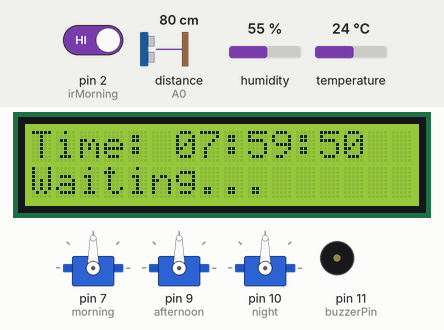
The sketch below on a simulated Arduino Uno, built with avr-gcc and run on an emulated ATmega328P. Shown: 3 × servo, 16×2 character LCD, buzzer (waves = sounding, pin HIGH). Wiring (inferred from the names in the program): ultrasonic range finder: trigger pin 13; echo A0. The test bench sets the inputs (shaded band); at power-on: humidity 55 %, distance to the obstacle (sensor on A0) 80 cm, temperature 24 °C, pin 2 (irMorning) HIGH. The echo pulse lasts 58.3 µs per cm; pins used as bus, display or sensor lines are not drawn; what the sketch prints to the serial monitor is not drawn.

Above: at 3.2 s.
3.3 s: humidity set to 59 %
5.8 s: humidity set to 62 %
At 7.1 s:
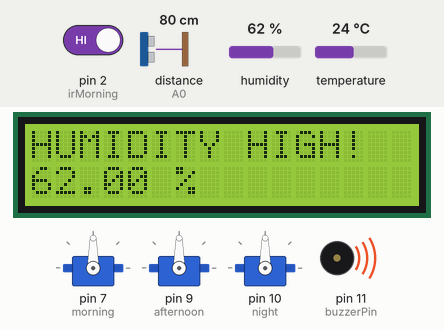
13.0 s: humidity set to 22 %
At 14.2 s:
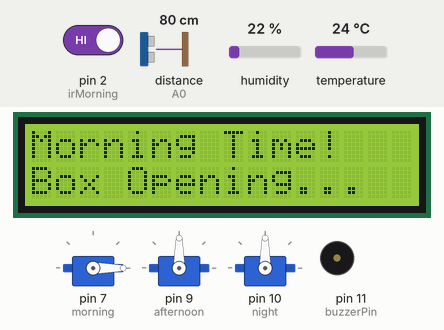
16.4 s: distance to the obstacle (sensor on A0) set to 120 cm
At 17.3 s:
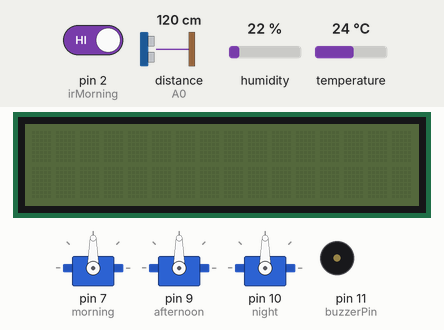
18.4 s: temperature set to 39 °C
20.8 s: temperature set to 42 °C
At 22.0 s:
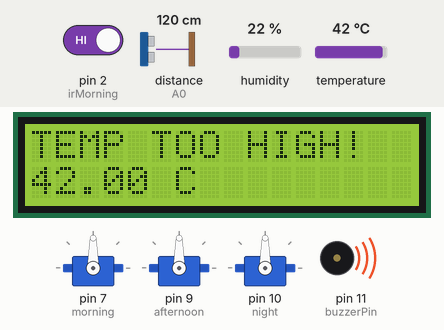
Timing chart, 0 to 29.0 s (numbered marks = the images above; inputs shaded):
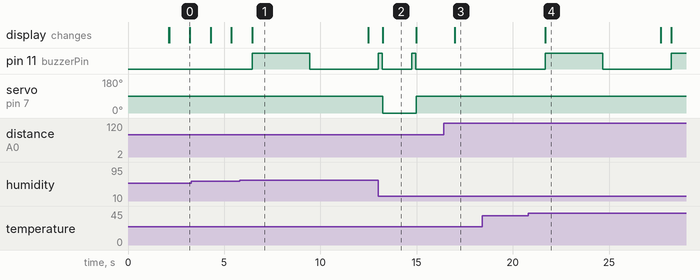

The sketch:

Automatic-Medicine-Dispenser.ino
```cpp
  #include <Servo.h>
#include <Wire.h>
#include <LiquidCrystal_I2C.h>
#include <ThreeWire.h>
#include <RtcDS1302.h>
#include <DHT.h>

// Servos
Servo morning;
Servo afternoon;
Servo night;

int closedAngle = 90;
int openAngle = 0;

// IR Sensor pins
int irMorning   = 2;
int irAfternoon = 3;
int irNight     = 8;

// Buzzer
int buzzerPin = 11;

// DHT11
#define DHTPIN A1
#define DHTTYPE DHT11
DHT dht(DHTPIN, DHTTYPE);

// Ultrasonic
#define TRIGPIN 13
#define ECHOPIN A0
#define PERSON_DISTANCE 100  // cm

// Flags
bool morningDone     = false;
bool afternoonDone   = false;
bool nightDone       = false;
bool morningTaken    = false;
bool afternoonTaken  = false;
bool nightTaken      = false;

// *** TEST VALUES ***
int testHour   = 7;
int testMinute = 59;
int testSecond = 50;

unsigned long startMillis = 0;

LiquidCrystal_I2C lcd(0x27, 16, 2);

ThreeWire myWire(4, 5, 6);
RtcDS1302<ThreeWire> Rtc(myWire);

// ---- Beeps ----
void singleBeep() {
  digitalWrite(buzzerPin, HIGH); delay(200); digitalWrite(buzzerPin, LOW);
}

void tripleBeep() {
  for (int i = 0; i < 3; i++) {
    digitalWrite(buzzerPin, HIGH); delay(200); digitalWrite(buzzerPin, LOW);
    delay(200);
  }
}

void longBeep() {
  digitalWrite(buzzerPin, HIGH); delay(3000); digitalWrite(buzzerPin, LOW);
}

// ---- Ultrasonic ----
float getDistance() {
  digitalWrite(TRIGPIN, LOW);
  delayMicroseconds(2);
  digitalWrite(TRIGPIN, HIGH);
  delayMicroseconds(10);
  digitalWrite(TRIGPIN, LOW);
  long duration = pulseIn(ECHOPIN, HIGH, 30000);
  return duration * 0.034 / 2;
}

bool isPersonNearby() {
  float dist = getDistance();
  return (dist > 0 && dist < PERSON_DISTANCE);
}

// ---- Storage Conditions ----
void checkStorageConditions() {
  float temp = dht.readTemperature();
  float hum  = dht.readHumidity();
  Serial.print("Temp: "); Serial.println(temp);
  Serial.print("Hum: ");  Serial.println(hum);

  if (isnan(temp) || isnan(hum)) return;

  if (temp > 40.0) {
    lcd.backlight();
    lcd.clear();
    lcd.setCursor(0, 0);
    lcd.print("TEMP TOO HIGH!");
    lcd.setCursor(0, 1);
    lcd.print(temp); lcd.print(" C");
    longBeep();
    delay(3000);
  }

  if (hum > 60.0) {
    lcd.backlight();
    lcd.clear();
    lcd.setCursor(0, 0);
    lcd.print("HUMIDITY HIGH!");
    lcd.setCursor(0, 1);
    lcd.print(hum); lcd.print(" %");
    longBeep();
    delay(3000);
  }
}

// ---- Person Display ----
void showPersonDisplay(int h, int m, int s) {
  lcd.clear();
  lcd.setCursor(0, 0);
  lcd.print("Time: ");
  lcd.print(h < 10 ? "0" : ""); lcd.print(h);
  lcd.print(":");
  lcd.print(m < 10 ? "0" : ""); lcd.print(m);
  lcd.print(":");
  lcd.print(s < 10 ? "0" : ""); lcd.print(s);
  lcd.setCursor(0, 1);
  lcd.print("Waiting...");
}

// ---- Wait for Medicine ----
void waitForMedicineTaken(int irPin, Servo &servo, String label, bool &takenFlag) {
  while (digitalRead(irPin) == LOW) {
    lcd.backlight();
    lcd.clear();
    lcd.setCursor(0, 0);
    lcd.print("Take your");
    lcd.setCursor(0, 1);
    lcd.print(label + " medicine!");
    tripleBeep();
    delay(5000);
  }

  takenFlag = true;
  singleBeep();
  servo.write(closedAngle);
  lcd.clear();
  lcd.setCursor(0, 0);
  lcd.print("Medicine Taken!");
  lcd.setCursor(0, 1);
  lcd.print("Box Closed.");
  delay(2000);
}

// ---- Open Compartment ----
void openCompartment(Servo &servo, int irPin, String label, bool &takenFlag) {
  singleBeep();
  servo.write(openAngle);

  lcd.backlight();
  lcd.clear();
  lcd.setCursor(0, 0);
  lcd.print(label + " Time!");
  lcd.setCursor(0, 1);
  lcd.print("Box Opening...");
  delay(1500);

  waitForMedicineTaken(irPin, servo, label, takenFlag);
}

void setup() {
  Serial.begin(9600);
  morning.attach(7);
  afternoon.attach(9);
  night.attach(10);

  morning.write(closedAngle);
  afternoon.write(closedAngle);
  night.write(closedAngle);

  pinMode(irMorning,   INPUT);
  pinMode(irAfternoon, INPUT);
  pinMode(irNight,     INPUT);
  pinMode(buzzerPin,   OUTPUT);
  pinMode(TRIGPIN,     OUTPUT);
  pinMode(ECHOPIN,     INPUT);

  dht.begin();

  lcd.init();
  lcd.backlight();
  lcd.setCursor(0, 0);
  lcd.print("Medicine Box");
  lcd.setCursor(0, 1);
  lcd.print("Ready!");
  delay(2000);
  lcd.noBacklight();  // turn off after startup

  Rtc.Begin();
  RtcDateTime compiled = RtcDateTime(__DATE__, __TIME__);
  Rtc.SetDateTime(compiled);

  startMillis = millis();
}

void loop() {
  unsigned long elapsed = (millis() - startMillis) / 1000;

  long totalSeconds = (long)testHour * 3600 + (long)testMinute * 60 + testSecond + elapsed;

  int h = (totalSeconds / 3600) % 24;
  int m = (totalSeconds % 3600) / 60;
  int s = totalSeconds % 60;

  // reset flags at midnight
  if (h == 0 && m == 0 && s == 0) {
    morningDone    = false;
    afternoonDone  = false;
    nightDone      = false;
    morningTaken   = false;
    afternoonTaken = false;
    nightTaken     = false;
  }

  // always check storage conditions
  checkStorageConditions();

  // Morning - 8:00 AM
  if (h == 8 && m == 0 && !morningDone) {
    morningDone = true;
    lcd.backlight();
    openCompartment(morning, irMorning, "Morning", morningTaken);
  }

  // Afternoon - 2:00 PM
  if (h == 14 && m == 0 && !afternoonDone) {
    afternoonDone = true;
    lcd.backlight();
    openCompartment(afternoon, irAfternoon, "Afternoon", afternoonTaken);
  }

  // Night - 8:00 PM
  if (h == 20 && m == 0 && !nightDone) {
    nightDone = true;
    lcd.backlight();
    openCompartment(night, irNight, "Night", nightTaken);
  }

  // ultrasonic controls LCD
  if (isPersonNearby()) {
    lcd.backlight();
    showPersonDisplay(h, m, s);
  } else {
    lcd.noBacklight();
    lcd.clear();
  }

  delay(500);
}
```

Measured:
- the behaviour switches between 60 and 61 % on humidity (found by bisection; images 0 and 1)
- the behaviour switches between 40 and 41 °C on temperature (found by bisection; images 3 and 4)
- after the input at 5.8 s, servo on pin 7 (morning): stays 90° (without the input it goes to 0° after 6.8 s); the display: changes after 0.66 s (image 1)
- after the input at 13.0 s, servo on pin 7 (morning): 90° → 0° after 0.24 s, → 90° 1.7 s later; the display: changes after 0.24 s (image 2)
- after the input at 16.4 s, the display: changes after 0.58 s (image 3)
- after the input at 18.4 s, every drawn part: stays the same
- after the input at 20.8 s, pin 11 (buzzerPin): LOW → HIGH after 0.88 s, → LOW 3.0 s later, → HIGH 3.6 s later; the display: changes after 0.88 s (image 4)
- what the display in image 0 shows lasts 1.1 s, from 2.1 s to 3.2 s
